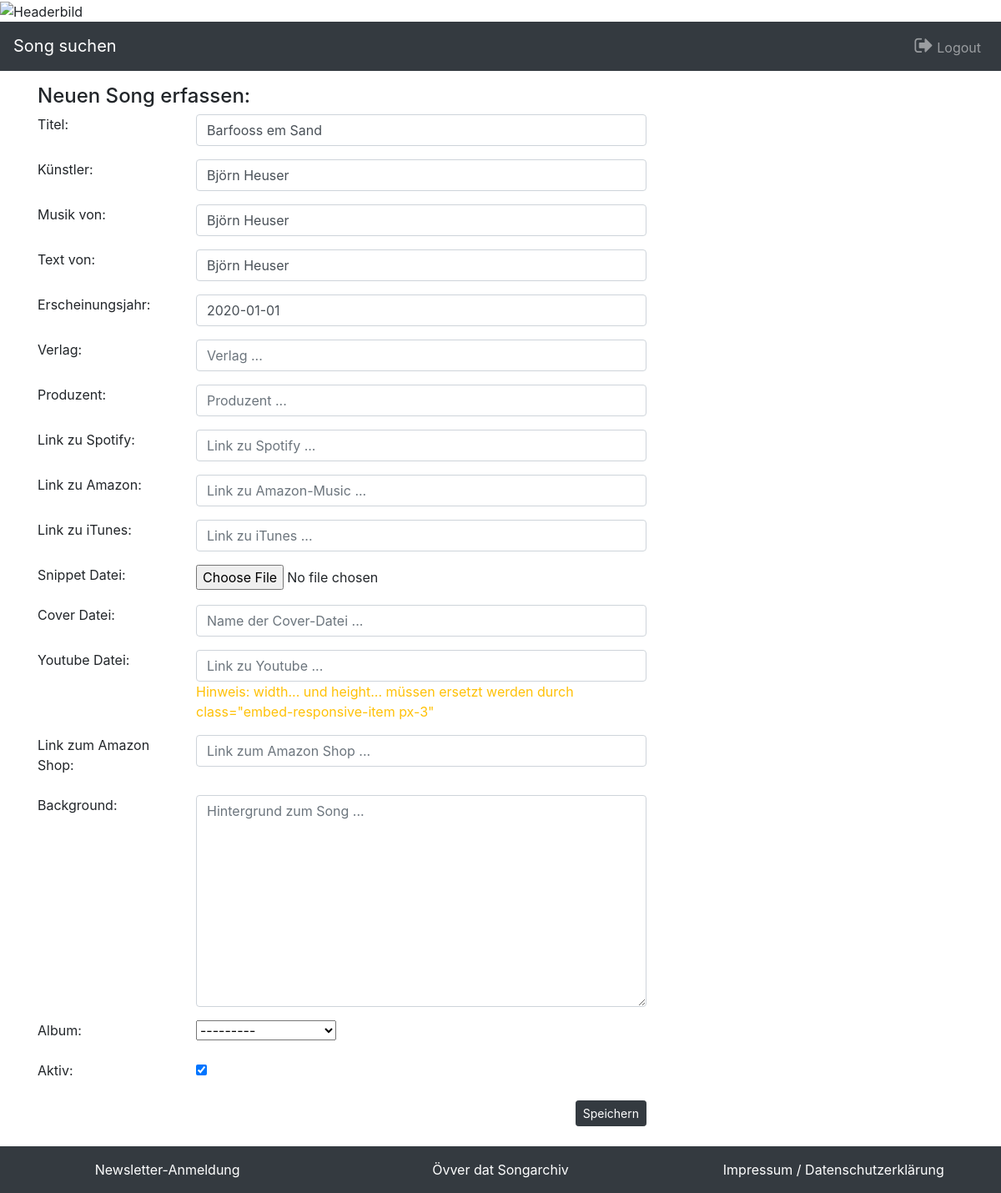
The app's page /songarchiv/edit/song/3/ (signed in) with its own data.
### songarchiv/models.py (models this page shows, shortened)
class Song(models.Model):
    song_title = models.CharField(max_length=250, unique=True)
    song_artist = models.CharField(max_length=250)
    song_music = models.CharField(max_length=250, blank=True, default='')
    song_lyrics = models.CharField(max_length=250, blank=True, default='')
    song_year = models.DateField(blank=True, default='1900-01-01')
    song_publisher = models.CharField(max_length=250, blank=True, default='')
    song_producer = models.CharField(max_length=125, blank=True, default='')
    song_spotify = models.URLField(max_length=250, blank=True, default='')
    song_amazon = models.URLField(max_length=250, blank=True, default='')
    song_itunes = models.URLField(max_length=250, blank=True, default='')
    song_snippet = models.FileField(upload_to=dynamik_path, max_length=100, blank=True)
    song_cover = models.CharField(max_length=125, blank=True, default='')
    song_youtube = models.CharField(max_length=500, blank=True, default='')
    song_amazon_sale = models.CharField(max_length=250, blank=True, default='')
    song_background = models.TextField(blank=True, default='')
    song_activ = models.BooleanField(default=True)
    album = models.ForeignKey(Album, on_delete=models.PROTECT, blank=True, null=True)
    class Meta:
        ordering = ['album__album_title']

### songarchiv/views.py (the view)
# urls.py: path('edit/song/<id>/', views.edit_song, name='edit_song'),
@login_required
def edit_song(request, id=None):
    item = get_object_or_404(Song, id=id)
    if request.method == 'POST':
        form = SongForm(request.POST, request.FILES, instance=item)
        if form.is_valid():
            form.save()
            logger.info(f"{request.user.id:>2};edit_song;{str(item.id)}; song changed and saved")
            return redirect('/songarchiv/song/' + str(item.id) + '/')
    else:
        form = SongForm(request.POST or None, instance=item)
        form.id = item.id
        logger.info(f"{request.META.get('REMOTE_ADDR')};edit_song;;call edit_song get-call")
        return render(request, 'songarchiv/song_form.html', {'form': form})

### songarchiv/context_processors.py (called while the page is built)
def setting_enhancement(request):
    return {'PRODUCTION': settings.PRODUCTION}

### songarchiv/models.py (called while the page is built)
    def __str__(self):
        return self.album_title

### songarchiv/templates/songarchiv/song_form.html (shortened to what this page needs)
{% extends "base.html" %}
{% block nav %}
<nav class="navbar navbar-expand-md navbar-dark bg-dark">
    <a href="{% url 'songarchiv:index' %}" class="navbar-brand">Song suchen</a>
    <div class="navbar-collapse collapse justify-content-stretch" id="navbar6">
        <ul class="navbar-nav ml-auto">
            <li class="nav-item">
            {% if user.is_authenticated %}
                <a class="nav-link" href="{% url 'logout'%}"><i class="fa fa-sign-out" style="font-size:24px"></i> Logout</a>
            {% else %}
                <a class="nav-link" href="{% url 'login'%}"><i class="fa fa-sign-in" style="font-size:24px"></i> Login</a>
            {% endif %}
            </li>
        </ul>
    </div>
</nav>
{% endblock %}
{% block content %}
<content>
    <form method="POST" enctype="multipart/form-data" action="">
    <div class="container">
        <div class="row">
            <div class="col-sm">
                <h4>Neuen Song erfassen:</h4>
            </div>
        </div>
        <div class="form-group row">
            <label for="{{ form.song_title.id_for_label }}" class="col-sm-2 control-label">Titel:</label>
            <div class="col-sm-6">
                {{ form.song_title }}
            </div>
        </div>
        <div class="form-group row">
            <label for="{{ form.song_artist.id_for_label }}" class="col-sm-2 control-label">Künstler:</label>
            <div class="col-sm-6">
                {{ form.song_artist }}
            </div>
        </div>
        <div class="form-group row">
            <label for="{{ form.song_music.id_for_label }}" class="col-sm-2 control-label">Musik von:</label>
            <div class="col-sm-6">
                {{ form.song_music }}
            </div>
        </div>
        <div class="form-group row">
            <label for="{{ form.song_lyrics.id_for_label }}" class="col-sm-2 control-label">Text von:</label>
            <div class="col-sm-6">
                {{ form.song_lyrics }}
            </div>
        </div>
        <div class="form-group row">
            <label for="{{ form.song_year.id_for_label }}" class="col-sm-2 control-label">Erscheinungsjahr:</label>
            <div class="col-sm-6">
                    {{ form.song_year }}
            </div>
        </div>
        <div class="form-group row">
            <label for="{{ form.song_publisher.id_for_label }}" class="col-sm-2 control-label">Verlag:</label>
            <div class="col-sm-6">
                {{ form.song_publisher }}
            </div>
        </div>
        <div class="form-group row">
            <label for="{{ form.song_producer.id_for_label }}" class="col-sm-2 control-label">Produzent:</label>
            <div class="col-sm-6">
                {{ form.song_producer }}
            </div>
        </div>
        <div class="form-group row">
            <label for="{{ form.song_spotify.id_for_label }}" class="col-sm-2 control-label">Link zu Spotify:</label>
            <div class="col-sm-6">
                {{ form.song_spotify }}
            </div>
        </div>
        <div class="form-group row">
            <label for="{{ form.song_amazon.id_for_label }}" class="col-sm-2 control-label">Link zu Amazon:</label>
            <div class="col-sm-6">
                {{ form.song_amazon }}
            </div>
        </div>
        <div class="form-group row">
            <label for="{{ form.song_itunes.id_for_label }}" class="col-sm-2 control-label">Link zu iTunes:</label>
            <div class="col-sm-6">
                {{ form.song_itunes }}
            </div>
        </div>
       <div class="form-group row">
            <label for="{{ form.song_snippet.id_for_label }}" class="col-sm-2 control-label">Snippet Datei:</label>
            <div class="col-sm-6">
                {{ form.song_snippet }}
            </div>
        </div>
       <div class="form-group row">
            <label for="{{ form.song_cover.id_for_label }}" class="col-sm-2 control-label">Cover Datei:</label>
            <div class="col-sm-6">
                {{ form.song_cover }}
            </div>
        </div>
       <div class="form-group row">
            <label for="{{ form.song_youtube.id_for_label }}" class="col-sm-2 control-label">Youtube Datei:</label>
            <div class="col-sm-6">
                {{ form.song_youtube }}
                <div class="text-warning">Hinweis: width... und height... müssen ersetzt werden durch class="embed-responsive-item px-3"</div>
            </div>
        </div>
       <div class="form-group row">
            <label for="{{ form.song_amazon_sale.id_for_label }}" class="col-sm-2 control-label">Link zum Amazon Shop:</label>
            <div class="col-sm-6">
                {{ form.song_amazon_sale }}
            </div>
        </div>
        <div class="form-group row">
            <label for="{{ form.song_background.id_for_label }}" class="col-sm-2 control-label">Background:</label>
            <div class="col-sm-6">
                {{ form.song_background }}
            </div>
        </div>
        <div class="form-group row">
            <label for="{{ form.album.id_for_label }}" class="col-sm-2 control-label">Album:</label>
            <div class="col-sm-6">
                {{ form.album }}
            </div>
        </div>
        <div class="form-group row">
            <label for="{{ form.song_activ.id_for_label }}" class="col-sm-2 control-label">Aktiv:</label>
            <div class="col-sm-6">
                {{ form.song_activ }}
            </div>
        </div>
        <div class="form-group row">
            <div class="col-sm-2"></div>
            <div class="col-sm-offset-2 col-sm-6 text-right">
                <button type="submit" class="btn btn-dark btn-sm">Speichern</button>
            </div>
        </div>
    </div>
        <p>&nbsp;</p>
        <p>&nbsp;</p>
</content>
{% endblock %}

### songarchiv/static/songarchiv/songarchiv.css (style rules this page uses)
html, body { height: 100%; background-color: #ffffff; }

### records on screen
Song: song_title "Barfooss em Sand", song_artist "Björn Heuser", song_music "Björn Heuser", song_lyrics "Björn Heuser", song_year "2020-01-01", album "---------", song_activ "☑"
